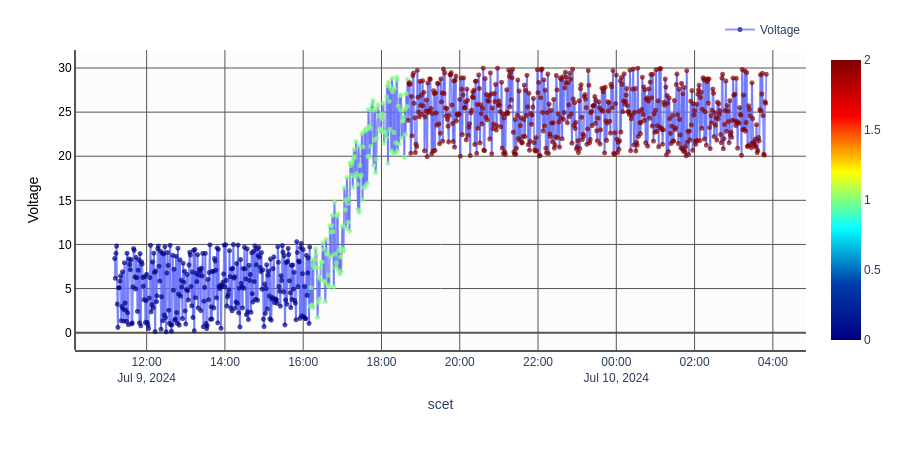

Notebook code cell kept with this figure:
### Markdown cell above
# Param vs Time with Z-axis coloring

You aren't limited to just putting time on the Z axis, though! In the next couple of examples, we go back to the instrument turn on data set to show what it would look like if you plotted an enumeration (here it's instrument mode) on the Z-axis.

### Code cell
fig,c,m,t = dtatplot.make_stacked_graph(
    fake_data.instrument_turn_on(), 
    y_vars = [["Voltage"]], 
    x_var = "scet", 
    z_var = "Mode") # A z variable can be provided for scaled coloring
fig.show()

# The z-value color is handled in the same way as y variables
# If it is time, it will use the time value of each point
# If it is not time, it will be linearly interpolated

### Figure 1 — Plotly figure (JSON) as saved in the notebook; plotly's stock layout.template omitted (floating-point values rounded to 4 significant figures; data arrays with more than 128 entries replaced by an {"elided": "..."} marker saying what was removed)
{"data": [{"hovertemplate": "scet: %{x|%Y-%jT%H:%M:%S.%L}<br>Voltage: %{y}<br>Mode: %{meta[0]}<extra></extra>", "marker": {"color": {"elided": "1000 int values"}, "colorscale": [[0, "rgb(0,0,131)"], [0.2, "rgb(0,60,170)"], [0.4, "rgb(5,255,255)"], [0.6, "rgb(255,255,0)"], [0.8, "rgb(250,0,0)"], [1, "rgb(128,0,0)"]], "line": {"color": "#000000", "width": 0}, "showscale": true, "size": 5, "symbol": "circle"}, "meta": {"elided": "1000x2 mixed values"}, "mode": "lines+markers", "name": "Voltage", "opacity": 0.7, "showlegend": true, "type": "scattergl", "x": {"elided": "1000 str values"}, "xaxis": "x", "y": {"elided": "1000 float values"}, "yaxis": "y"}], "layout": {"font": {"family": "Arial"}, "height": 450, "hovermode": "x unified", "legend": {"orientation": "h", "x": 1, "xanchor": "right", "y": 1.02, "yanchor": "bottom"}, "margin": {"b": 100, "l": 75, "r": 75, "t": 50}, "plot_bgcolor": "#fcfcfc", "xaxis": {"anchor": "y", "domain": [0, 1], "gridcolor": "#555555", "linecolor": "#555555", "linewidth": 2, "showgrid": true, "showline": true, "title": {"text": "scet"}, "zerolinecolor": "#555555"}, "yaxis": {"anchor": "free", "domain": [0, 1], "gridcolor": "#555555", "linecolor": "#555555", "linewidth": 2, "overlaying": "y", "position": 0, "showgrid": true, "showline": true, "tickfont": {"color": "#000000"}, "title": {"font": {"color": "#000000"}, "text": "Voltage"}, "zerolinecolor": "#555555"}}}
